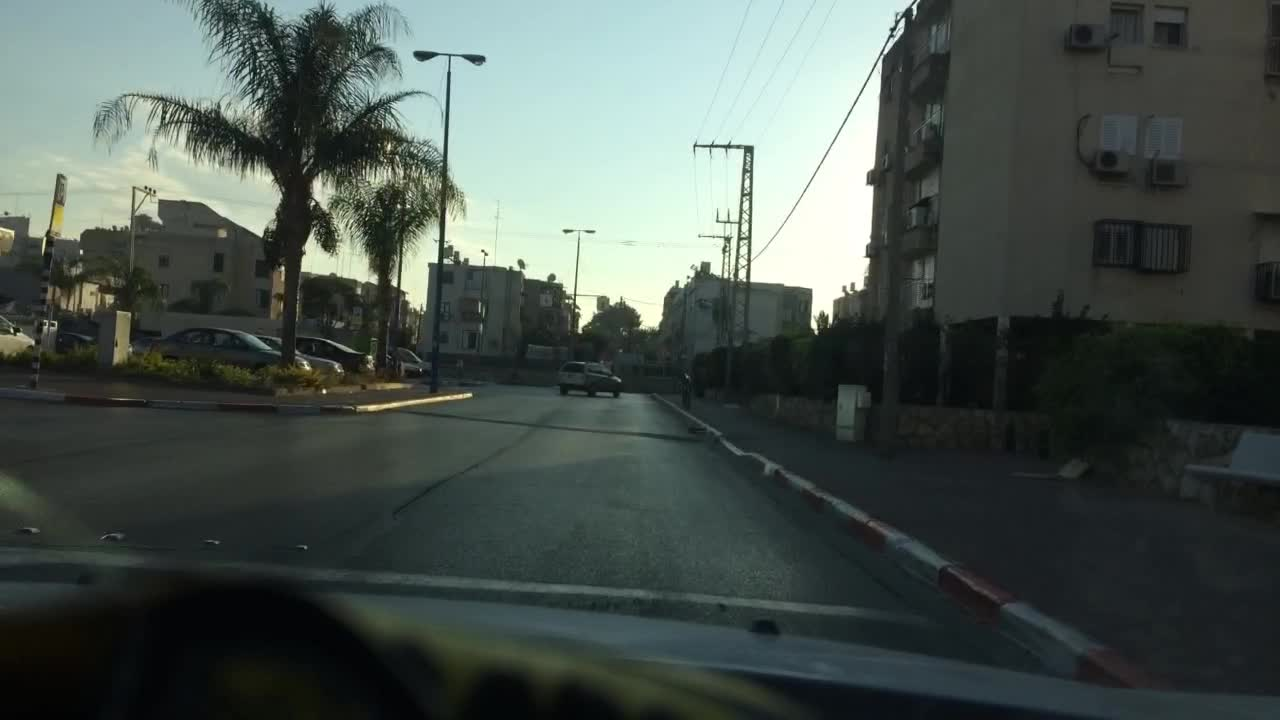
#> input picture TrainA/000d4f89-3bcbe37a.jpg, 1280 x 720 px
$ python -i Image_preprocessing.py   (imports and definitions only)   (older library calls are emulated)
#> lines starting #> are read from the running program, lines starting #| are printed output that depends on the picture
#> further down, picture is the input picture: shape (720, 1280, 3); mean B, G, R 79.2, 84.2, 74.2
import cv2
import numpy as np
import matplotlib.pyplot as plt
import pandas as pd
import image_dehazer

class ImageDehazer():
    def __init__(self):
        pass

    # [26 lines left out: functions image_enhancer, increase_brightness, dehazer, not called in this run]

class ImageDerained():
    def __init__(self):
        pass

    def guided_filter(self,I, p, r, eps):

        # Ensure the input is in float format
#> called with r = 10, eps = 0.09
        I = I.astype(np.float32) / 255.0
        p = p.astype(np.float32) / 255.0

        # Compute the means of I, p, and I*p
        mean_I = cv2.boxFilter(I, ddepth=-1, ksize=(r, r))
        mean_p = cv2.boxFilter(p, ddepth=-1, ksize=(r, r))
        mean_Ip = cv2.boxFilter(I * p, ddepth=-1, ksize=(r, r))

        # Compute covariance of I and p: cov_Ip = E(Ip) - E(I)E(p)
        cov_Ip = mean_Ip - mean_I * mean_p

        # Compute the mean of I^2
        mean_II = cv2.boxFilter(I * I, ddepth=-1, ksize=(r, r))

        # Compute variance of I: var_I = E(I^2) - (E(I))^2
        var_I = mean_II - mean_I * mean_I

        # Compute the coefficients a and b
        a = cov_Ip / (var_I + eps)
        b = mean_p - a * mean_I

        # Compute the mean of a and b
        mean_a = cv2.boxFilter(a, ddepth=-1, ksize=(r, r))
        mean_b = cv2.boxFilter(b, ddepth=-1, ksize=(r, r))

        # Compute the output q
        q = mean_a * I + mean_b

        # Scale the output back to the original image range
        q = (q * 255).clip(0, 255).astype(np.uint8)

        return q

    def edge_enhancement(self,low_freq_image, omega):
        # Compute the gradients using the Sobel operator
#> called with omega = 0.1
        gradient_x = cv2.Sobel(low_freq_image, cv2.CV_64F, 1, 0, ksize=5)  # Gradient in the x-direction
        gradient_y = cv2.Sobel(low_freq_image, cv2.CV_64F, 0, 1, ksize=5)  # Gradient in the y-direction
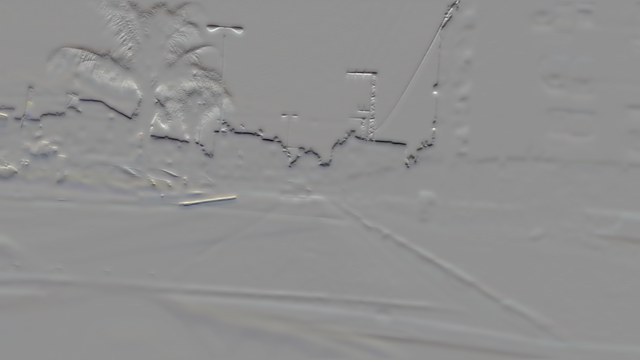
#> gradient_y: shape (720, 1280, 3) float64 (shown at 1/2 size); mean of channels 0, 1, 2 -24.1, -24.2, -21; drawn with min black and max white

        # Compute the gradient magnitude (edge strength)
        gradient_magnitude = np.sqrt(gradient_x**2 + gradient_y**2)
        gradient_magnitude = np.power(gradient_magnitude, 1.5)

        # Normalize the gradient magnitude to the range [0, 255]
        gradient_magnitude = (gradient_magnitude / np.max(gradient_magnitude) * 255).astype(np.uint8)

        # Apply the enhancement formula: I*_LF = I_LF + ω * ∇I_LF
        enhanced_image = low_freq_image.astype(np.float32) + omega * gradient_magnitude

        # Clip the values to ensure they remain in the valid range [0, 255]
        enhanced_image = np.clip(enhanced_image, 0, 255).astype(np.uint8)

        for _ in range(3):  # Apply 3 iterations for stronger effect
            gradient_x = cv2.Sobel(enhanced_image, cv2.CV_64F, 1, 0, ksize=3)
            gradient_y = cv2.Sobel(enhanced_image, cv2.CV_64F, 0, 1, ksize=3)
            gradient_magnitude = np.sqrt(gradient_x**2 + gradient_y**2)
            gradient_magnitude = (gradient_magnitude / np.max(gradient_magnitude) * 255).astype(np.uint8)
            enhanced_image = enhanced_image.astype(np.float32) + omega * gradient_magnitude
            enhanced_image = np.clip(enhanced_image, 0, 255).astype(np.uint8)

        return enhanced_image

    def derainer(self,image):
        input_image = image
        radius = 10  # Size of the local window
        epsilon = 0.3 ** 2  # Regularization parameter

        # Apply the guided filter to get the low-frequency component
        low_freq_image = self.guided_filter(input_image, input_image, radius, epsilon)

        # Extract the high-frequency component by subtracting the low-frequency part
        high_freq_image = cv2.subtract(input_image, low_freq_image)

        # Enhancing the low-frequency image
        enhanced_low_freq_img = self.edge_enhancement(low_freq_image,0.1)

        # Apply the guided filter to get the low-frequency component
        high_freq_bg_part = self.guided_filter(enhanced_low_freq_img,high_freq_image, radius, epsilon)
#> call 2 of guided_filter, with r = 10, eps = 0.09
#> in guided_filter (call 2), `mean_Ip = cv2.boxFilter(I * p, ddepth=-1, ksize=(r, r))`:
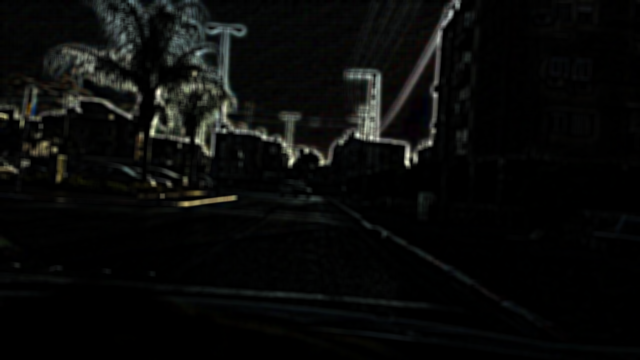
#> mean_Ip: shape (720, 1280, 3) float32 (shown at 1/2 size); mean of channels 0, 1, 2 0.00386, 0.00424, 0.00395; drawn with min black and max white
#> in guided_filter (call 2), `a = cov_Ip / (var_I + eps)`:
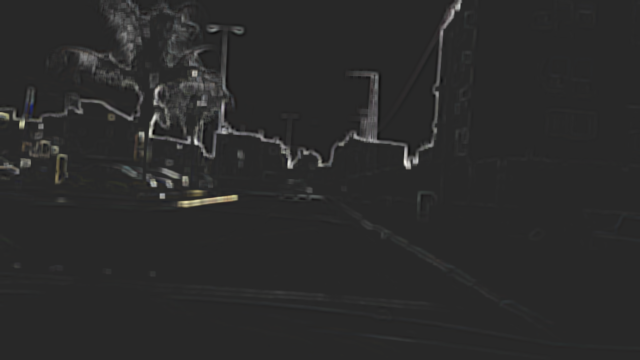
#> a: shape (720, 1280, 3) float32 (shown at 1/2 size); mean of channels 0, 1, 2 0.00205, 0.00215, 0.00218; drawn with min black and max white
#> in guided_filter (call 2), `mean_b = cv2.boxFilter(b, ddepth=-1, ksize=(r, r))`:
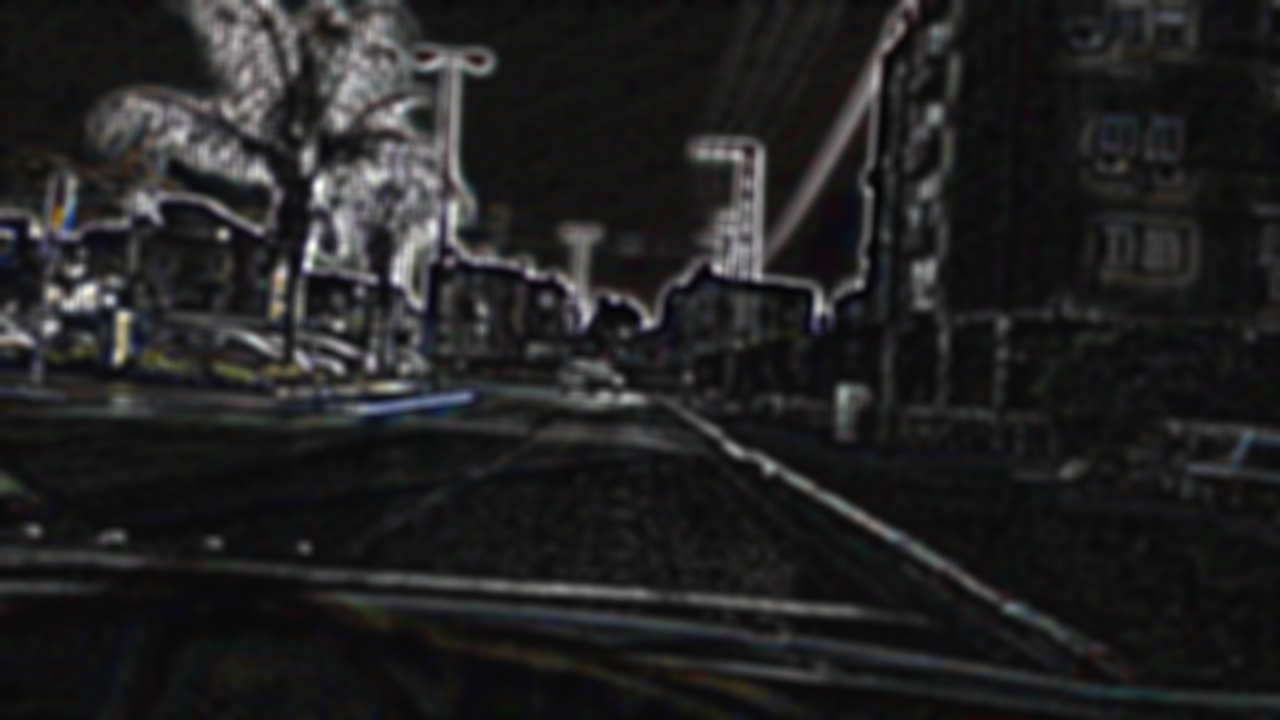
#> mean_b: shape (720, 1280, 3) float32; mean of channels 0, 1, 2 0.00822, 0.00806, 0.00817; drawn with min black and max white
        recovered_image = cv2.add(low_freq_image,high_freq_bg_part)

        # Recovering lost details through image minimisation and weighted sum
        if input_image.shape != recovered_image.shape:
            print("Input and recovered images must have the same dimensions.")
        else:
            print("they are at same shape")
            corrected_image = np.minimum(recovered_image, input_image)

        if corrected_image.shape != recovered_image.shape:
            print("Input and recovered images must have the same dimensions.")
        else:
            print("they are at same shape")
            dst = cv2.addWeighted(corrected_image,0.8,recovered_image,0.2,0)

        # Apply the guided filter to get the low-frequency component
        final_derained_image = self.guided_filter(corrected_image,dst, radius, epsilon)

        return cv2.cvtColor(final_derained_image, cv2.COLOR_BGR2RGB)


>>> import cv2
>>> picture = cv2.imread('TrainA/000d4f89-3bcbe37a.jpg')
>>> result = ImageDerained().derainer(picture)

$ run again, on TrainA/00abf44e-04004ca0.jpg
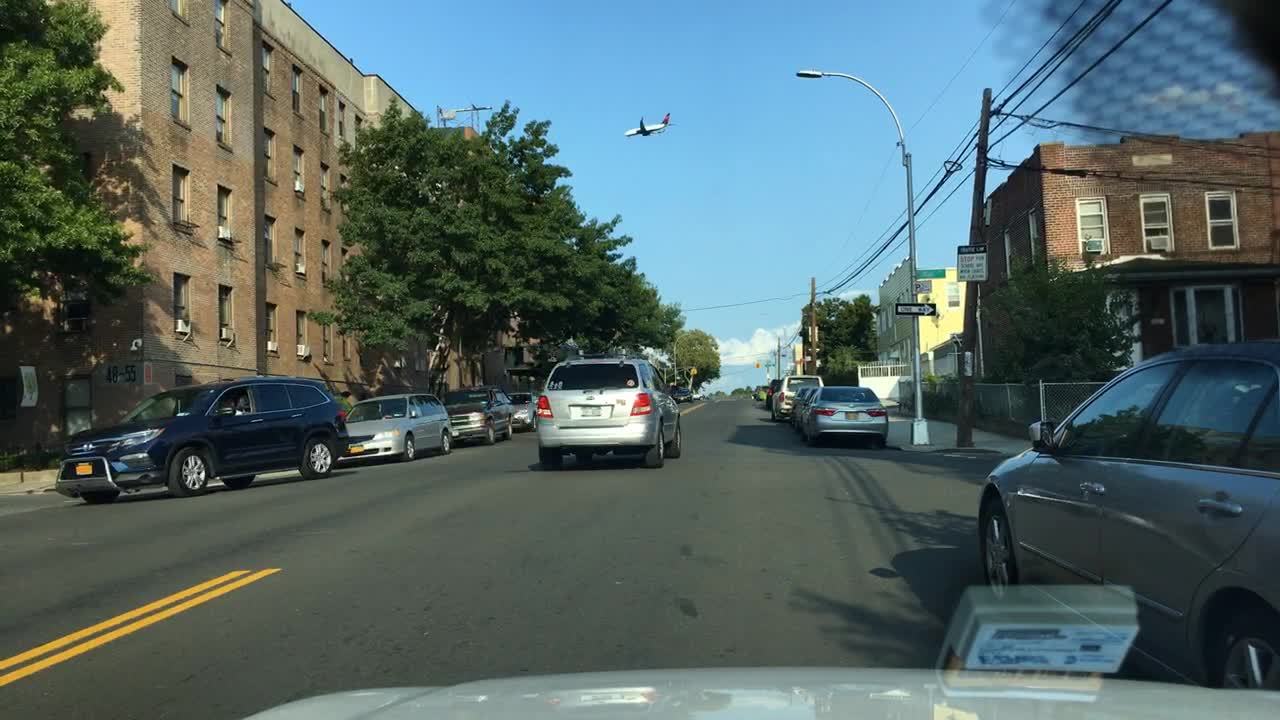
#> input picture TrainA/00abf44e-04004ca0.jpg, 1280 x 720 px
#> picture is the input picture: shape (720, 1280, 3); mean B, G, R 102.6, 102.7, 84.1
#> in edge_enhancement, `gradient_y = cv2.Sobel(low_freq_image, cv2.CV_64F, 0, 1, ksize=5)`:
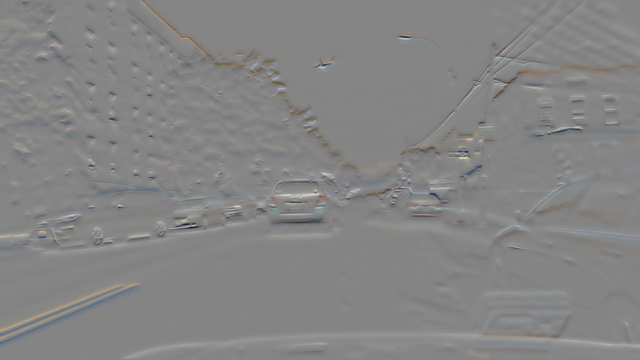
#> gradient_y: shape (720, 1280, 3) float64 (shown at 1/2 size); mean of channels 0, 1, 2 -5.4, 1.1, 5.9; drawn with min black and max white
#> in edge_enhancement, `gradient_magnitude = np.power(gradient_magnitude, 1.5)`:
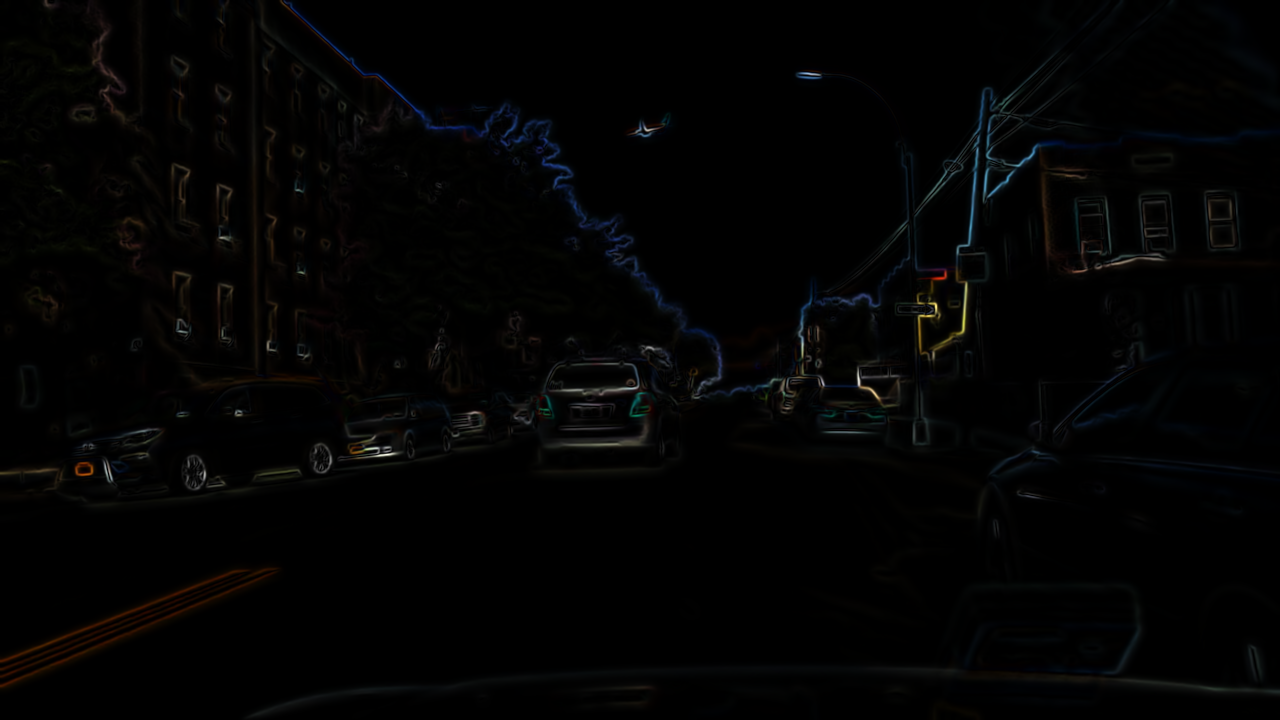
#> gradient_magnitude: shape (720, 1280, 3) float64; mean of channels 0, 1, 2 6543.9, 6838.5, 6755.9; drawn with min black and max white

$ run again, on TrainA/00afa5b2-c14a542f.jpg
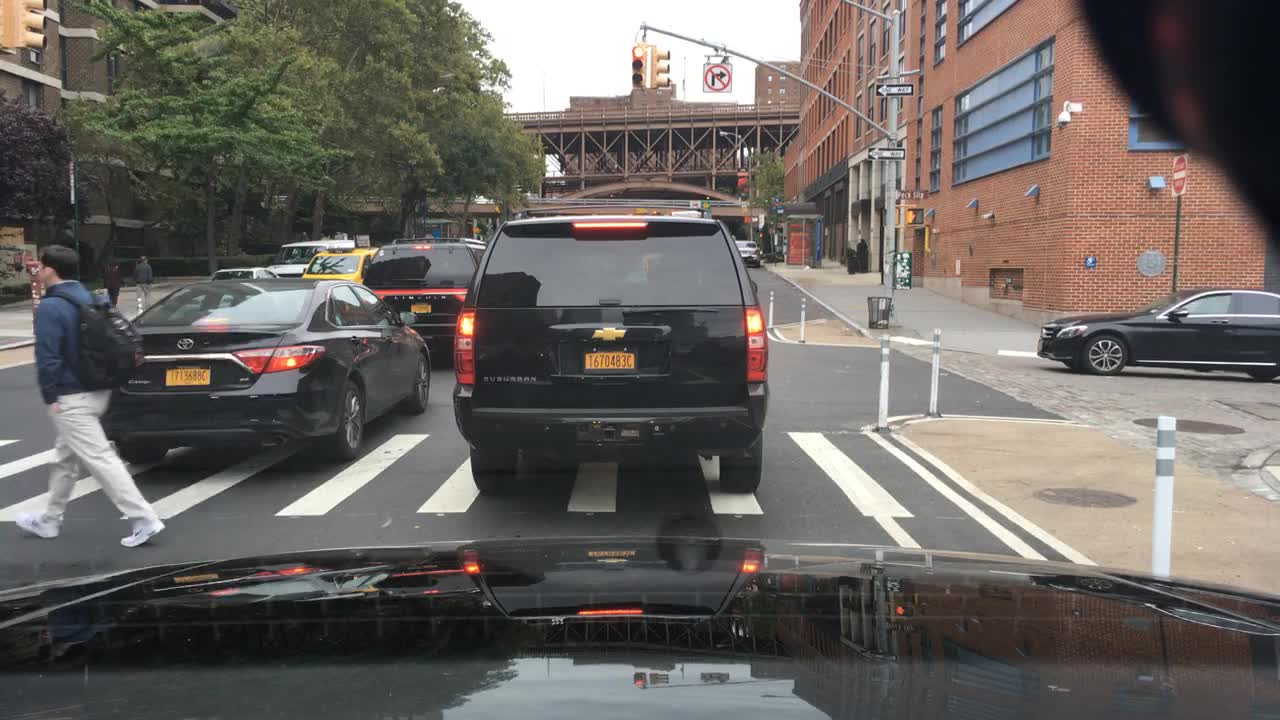
#> input picture TrainA/00afa5b2-c14a542f.jpg, 1280 x 720 px
#> picture is the input picture: shape (720, 1280, 3); mean B, G, R 96.8, 100.9, 105.9
#> in edge_enhancement, `gradient_y = cv2.Sobel(low_freq_image, cv2.CV_64F, 0, 1, ksize=5)`:
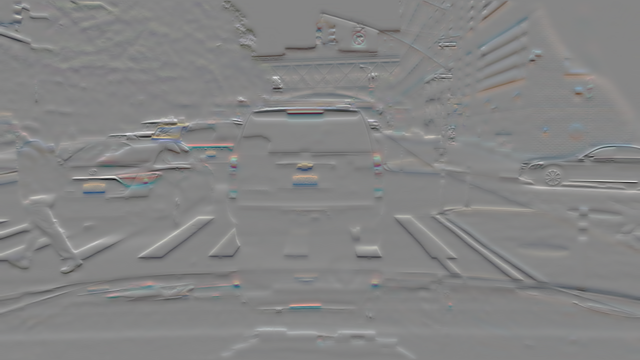
#> gradient_y: shape (720, 1280, 3) float64 (shown at 1/2 size); mean of channels 0, 1, 2 -6.3, -7.9, -10; drawn with min black and max white
#> in edge_enhancement, `gradient_magnitude = np.power(gradient_magnitude, 1.5)`:
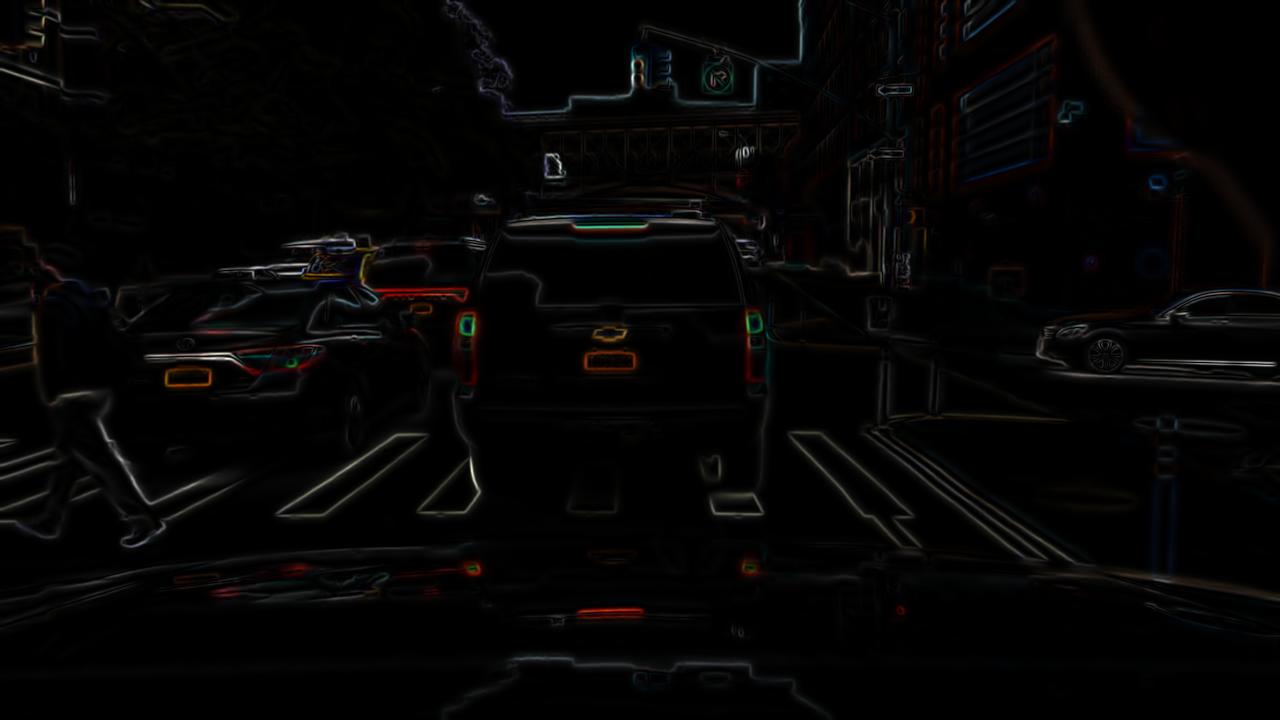
#> gradient_magnitude: shape (720, 1280, 3) float64; mean of channels 0, 1, 2 7436.8, 7844.5, 8725.7; drawn with min black and max white
